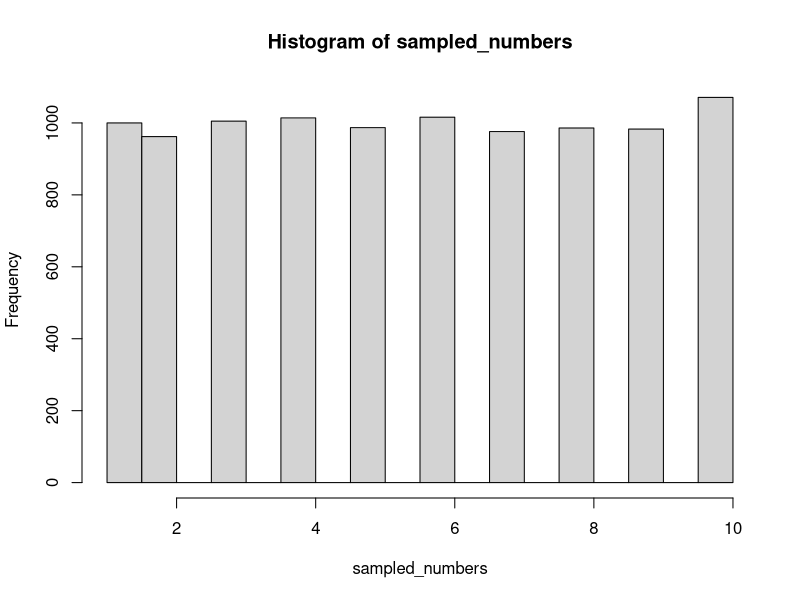
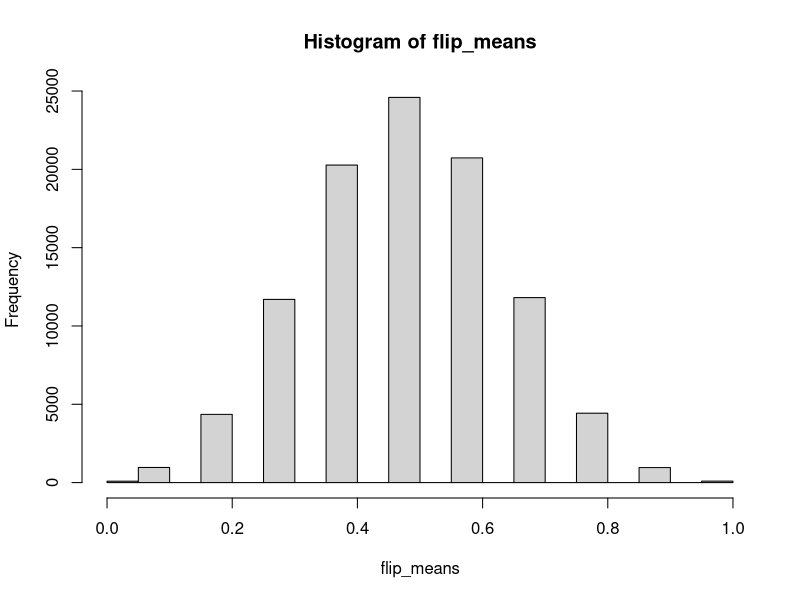
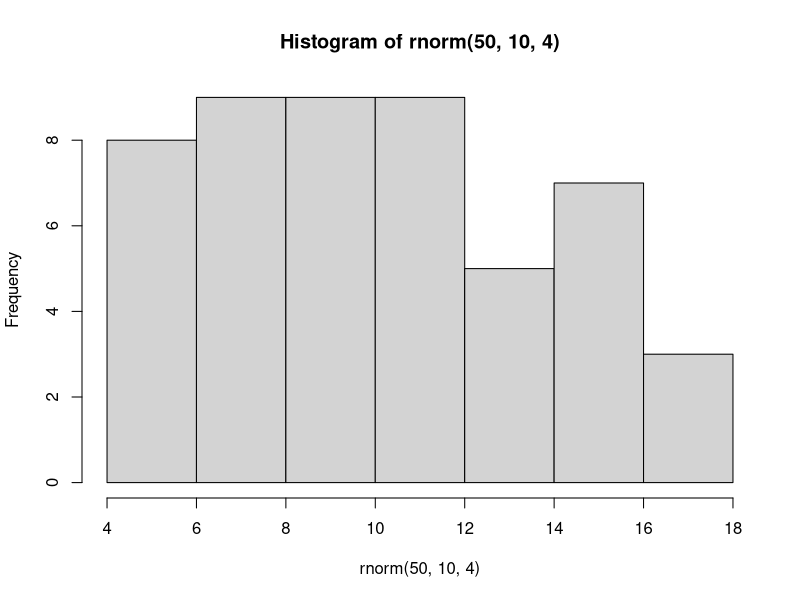
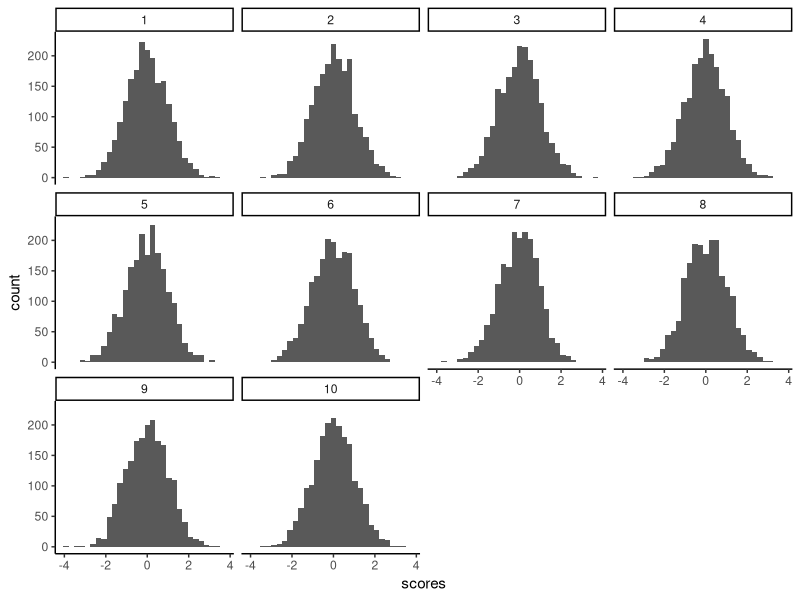

Write R code to recreate these figures, in order.
## ---- chunk 1
knitr::opts_chunk$set(message=FALSE,warning=FALSE, cache=TRUE)
## ---- chunk 2
numbers <- c(1:10)

sample(numbers, 5, replace=TRUE) 
  #tells what you are sampling from, and how many times, and whether or   not that are replacing 

sampled_numbers <- sample(numbers,10000,replace = TRUE)

hist(sampled_numbers)
  #The more you sample, the closer to uniform it becomes 

## ---- chunk 3
runif(10, min = 0, max = 1)
  #sampled 10 numbers, with a range of 0 to 1

## ---- chunk 4
binomialresults <- rbinom(5,1, 0.5)
  #5=number of flips, 1=number of coins, 0.5=probaility of getting heads

mean(binomialresults)
  #the more times you repeat it (the larger the x) the closer you will   get to 0.5

## ---- chunk 5

flip_means <- c()
n_experiments <- 100000
for(i in 1:n_experiments) {
  flip_means[i] <- mean(rbinom(10,1,0.5))
}

hist(flip_means) 

## ---- chunk 6
rnorm(n=5, mean=10, sd=4)
  #Give us 5 numbers with a mean 10, sd 4 in the shape of a normal        distribution

mean(rnorm(5,10,4))

hist(rnorm(50,10,4))


flip_meansnorm <- c()
n_experiments <- 100000
for(i in 1:n_experiments) {
  flip_meansnorm[i] <- mean(rnorm(5,20,5))
}

mean(flip_meansnorm)

sd(flip_meansnorm)
  #This is the SEM! Because it is the sd of the many flips 

## ---- chunk 7
scores <- rnorm(10*2000,0,1)
  #200 numbers, with mean=0, sd=1
samples <-rep(1:10, each=20)
  #samples of your experiment 
my_df <- data.frame(samples,scores)

library(ggplot2)
library(dplyr)

ggplot(my_df, aes(x=scores)) +
  geom_histogram()+
  facet_wrap(~samples) +
  theme_classic()


sample_means <- my_df %>%
  group_by(samples) %>%
  summarise(means=mean(scores))

## ---- chunk 8
pnorm(0,mean=0,sd=1)
pnorm(1,mean=0, sd=1)

## ---- chunk 9
qnorm(0.025)
  #first number is area and you can get the corresponding z-score
## ---- chunk 10
?gamma


